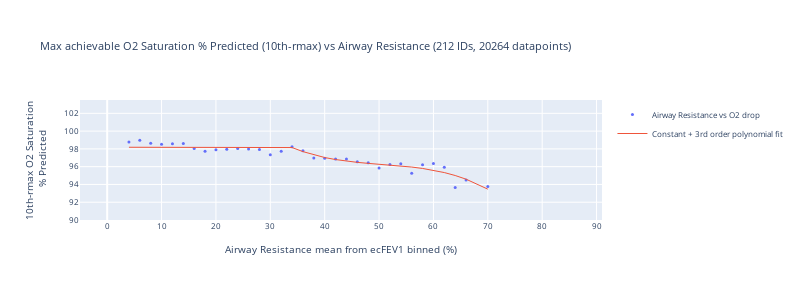
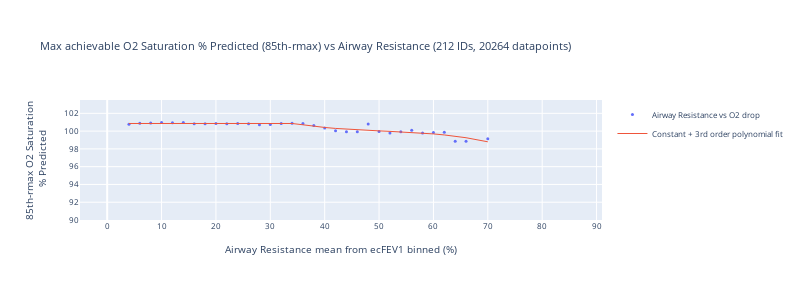
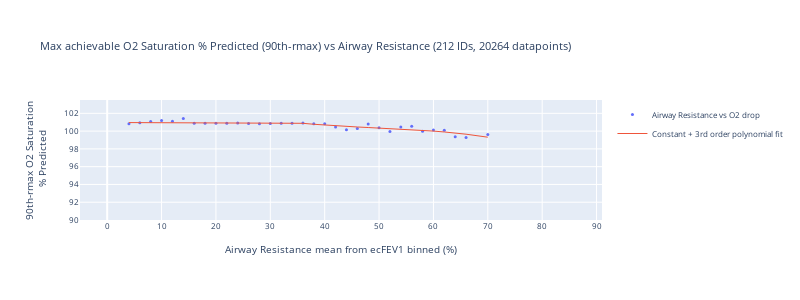

Write notebook code for charts like these, in order.
### Code cell
ar_col_binned = f"Airway Resistance mean from {fev1_col} binned (%)"

df_for_AW_O2Sat_study = df.copy()
df_for_AW_O2Sat_study = df[~df.ID.isin(["122"])].copy()
# df_for_AW_O2Sat_study = df[~df.ID.isin(["122", "286"])].copy()

for prctile in [10, 85, 90]:  # range(60, 90, 5):
    # for prctile in [90]:  # range(60, 90, 5):
    rmax_o2_sat_col = f"{prctile}th-rmax O2 Saturation<br> % Predicted"

    rmax_AW_O2Sat = df_for_AW_O2Sat_study.groupby([ar_col_binned]).apply(
        lambda x: calc_rmax_o2(x, "O2 Saturation % Predicted", prctile)
    )
    # Unstack rmax_AR_O2Sat tuples into 2 columns
    rmax_AW_O2Sat = (
        rmax_AW_O2Sat.apply(pd.Series)
        .rename(columns={0: rmax_o2_sat_col, 1: "#datapoints", 2: "#IDs"})
        .reset_index()
    )
    # Add column for >50 datapoints
    rmax_AW_O2Sat[">50 datapoints"] = rmax_AW_O2Sat["#datapoints"] >= 50
    rmax_AW_O2Sat[">10 IDs"] = rmax_AW_O2Sat["#IDs"] >= 10

    # Mask for >50 datapoints
    rmax_AW_O2Sat_plot = fit_factor_profile(
        # rmax_AW_O2Sat[rmax_AW_O2Sat[">50 datapoints"]].copy(),
        rmax_AW_O2Sat[rmax_AW_O2Sat[">50 datapoints"] & rmax_AW_O2Sat[">10 IDs"]].copy(),
        x=ar_col_binned,
        y=rmax_o2_sat_col,
    )

    # PLot rmax_AW_O2Sat
    title = f"Max achievable O2 Saturation % Predicted ({prctile}th-rmax) vs Airway Resistance ({df_for_AW_O2Sat_study.ID.nunique()} IDs, {len(df_for_AW_O2Sat_study)} datapoints)"
    fig = go.Figure()
    fig.add_trace(
        go.Scatter(
            x=rmax_AW_O2Sat_plot[ar_col_binned],
            y=rmax_AW_O2Sat_plot[rmax_o2_sat_col],
            mode="markers",
            name="Airway Resistance vs O2 drop",
        ),
    )
    # fig.add_trace(
    #     go.Scatter(
    #         x=rmax_AW_O2Sat_plot[ar_col_binned],
    #         y=rmax_AW_O2Sat_plot["Spline"],
    #         mode="lines",
    #         name="Spline",
    #     )
    # )
    fig.add_trace(
        go.Scatter(
            x=rmax_AW_O2Sat_plot[ar_col_binned],
            y=rmax_AW_O2Sat_plot["Piecewise fit"],
            mode="lines",
            name="Constant + 3rd order polynomial fit",
        ),
    )
    fig.update_traces(line=dict(width=1), marker=dict(size=3))
    fig.update_yaxes(
        range=[90, 103.5],
        nticks=10,
        title=rmax_o2_sat_col,
    )
    fig.update_xaxes(title=ar_col_binned, range=[-5, 91], nticks=10)
    fig.update_layout(title=title, height=300, width=800, font=dict(size=8))
    fig.show()
    # Save to file
    fig.write_image(
        f"{plotsdir}{title}.pdf",
        width=1000,
        height=400,
    )

### Figure 1 — Plotly figure (JSON) as saved in the notebook; plotly's stock layout.template omitted (floating-point values rounded to 4 significant figures)
{"data": [{"line": {"width": 1}, "marker": {"size": 3}, "mode": "markers", "name": "Airway Resistance vs O2 drop", "type": "scatter", "x": [4, 6, 8, 10, 12, 14, 16, 18, 20, 22, 24, 26, 28, 30, 32, 34, 36, 38, 40, 42, 44, 46, 48, 50, 52, 54, 56, 58, 60, 62, 64, 66, 70], "y": [98.76, 98.96, 98.64, 98.52, 98.59, 98.61, 98.05, 97.72, 97.91, 97.96, 98.04, 98.0, 97.94, 97.34, 97.72, 98.25, 97.8, 96.97, 96.93, 96.88, 96.86, 96.54, 96.44, 95.84, 96.23, 96.32, 95.26, 96.22, 96.37, 95.92, 93.66, 94.5, 93.77]}, {"line": {"width": 1}, "marker": {"size": 3}, "mode": "lines", "name": "Constant + 3rd order polynomial fit", "type": "scatter", "x": [4, 6, 8, 10, 12, 14, 16, 18, 20, 22, 24, 26, 28, 30, 32, 34, 36, 38, 40, 42, 44, 46, 48, 50, 52, 54, 56, 58, 60, 62, 64, 66, 70], "y": [98.18, 98.18, 98.18, 98.18, 98.18, 98.18, 98.18, 98.18, 98.18, 98.18, 98.18, 98.18, 98.18, 98.18, 98.18, 98.15, 97.69, 97.32, 97.03, 96.8, 96.62, 96.48, 96.37, 96.28, 96.18, 96.08, 95.96, 95.8, 95.6, 95.34, 95.01, 94.59, 93.47]}], "layout": {"font": {"size": 8}, "height": 300, "title": {"text": "Max achievable O2 Saturation % Predicted (10th-rmax) vs Airway Resistance (212 IDs, 20264 datapoints)"}, "width": 800, "xaxis": {"nticks": 10, "range": [-5, 91], "title": {"text": "Airway Resistance mean from ecFEV1 binned (%)"}}, "yaxis": {"nticks": 10, "range": [90, 103.5], "title": {"text": "10th-rmax O2 Saturation<br> % Predicted"}}}}

### Figure 2 — Plotly figure (JSON) as saved in the notebook; plotly's stock layout.template omitted (floating-point values rounded to 4 significant figures)
{"data": [{"line": {"width": 1}, "marker": {"size": 3}, "mode": "markers", "name": "Airway Resistance vs O2 drop", "type": "scatter", "x": [4, 6, 8, 10, 12, 14, 16, 18, 20, 22, 24, 26, 28, 30, 32, 34, 36, 38, 40, 42, 44, 46, 48, 50, 52, 54, 56, 58, 60, 62, 64, 66, 70], "y": [100.8, 100.9, 100.9, 101.0, 101.0, 101.0, 100.8, 100.8, 100.9, 100.8, 100.9, 100.8, 100.7, 100.7, 100.8, 100.9, 100.9, 100.6, 100.4, 100.1, 99.93, 99.92, 100.8, 99.95, 99.8, 99.93, 100.1, 99.78, 99.84, 99.88, 98.87, 98.86, 99.13]}, {"line": {"width": 1}, "marker": {"size": 3}, "mode": "lines", "name": "Constant + 3rd order polynomial fit", "type": "scatter", "x": [4, 6, 8, 10, 12, 14, 16, 18, 20, 22, 24, 26, 28, 30, 32, 34, 36, 38, 40, 42, 44, 46, 48, 50, 52, 54, 56, 58, 60, 62, 64, 66, 70], "y": [100.9, 100.9, 100.9, 100.9, 100.9, 100.9, 100.9, 100.9, 100.9, 100.9, 100.9, 100.9, 100.9, 100.9, 100.9, 100.9, 100.7, 100.5, 100.4, 100.3, 100.2, 100.1, 100.1, 100.0, 99.97, 99.92, 99.85, 99.78, 99.68, 99.57, 99.43, 99.26, 98.8]}], "layout": {"font": {"size": 8}, "height": 300, "title": {"text": "Max achievable O2 Saturation % Predicted (85th-rmax) vs Airway Resistance (212 IDs, 20264 datapoints)"}, "width": 800, "xaxis": {"nticks": 10, "range": [-5, 91], "title": {"text": "Airway Resistance mean from ecFEV1 binned (%)"}}, "yaxis": {"nticks": 10, "range": [90, 103.5], "title": {"text": "85th-rmax O2 Saturation<br> % Predicted"}}}}

### Figure 3 — Plotly figure (JSON) as saved in the notebook; plotly's stock layout.template omitted (floating-point values rounded to 4 significant figures)
{"data": [{"line": {"width": 1}, "marker": {"size": 3}, "mode": "markers", "name": "Airway Resistance vs O2 drop", "type": "scatter", "x": [4, 6, 8, 10, 12, 14, 16, 18, 20, 22, 24, 26, 28, 30, 32, 34, 36, 38, 40, 42, 44, 46, 48, 50, 52, 54, 56, 58, 60, 62, 64, 66, 70], "y": [100.8, 100.9, 101.1, 101.2, 101.1, 101.4, 100.9, 100.9, 100.9, 100.9, 100.9, 100.9, 100.8, 100.9, 100.9, 100.9, 100.9, 100.8, 100.8, 100.5, 100.2, 100.3, 100.8, 100.4, 99.95, 100.5, 100.6, 99.98, 100.1, 100.1, 99.36, 99.28, 99.61]}, {"line": {"width": 1}, "marker": {"size": 3}, "mode": "lines", "name": "Constant + 3rd order polynomial fit", "type": "scatter", "x": [4, 6, 8, 10, 12, 14, 16, 18, 20, 22, 24, 26, 28, 30, 32, 34, 36, 38, 40, 42, 44, 46, 48, 50, 52, 54, 56, 58, 60, 62, 64, 66, 70], "y": [101.0, 101.0, 101.0, 101.0, 101.0, 101.0, 101.0, 101.0, 101.0, 101.0, 101.0, 101.0, 101.0, 101.0, 101.0, 101.0, 100.9, 100.8, 100.7, 100.6, 100.5, 100.5, 100.4, 100.3, 100.3, 100.2, 100.2, 100.1, 100.0, 99.9, 99.79, 99.65, 99.32]}], "layout": {"font": {"size": 8}, "height": 300, "title": {"text": "Max achievable O2 Saturation % Predicted (90th-rmax) vs Airway Resistance (212 IDs, 20264 datapoints)"}, "width": 800, "xaxis": {"nticks": 10, "range": [-5, 91], "title": {"text": "Airway Resistance mean from ecFEV1 binned (%)"}}, "yaxis": {"nticks": 10, "range": [90, 103.5], "title": {"text": "90th-rmax O2 Saturation<br> % Predicted"}}}}
